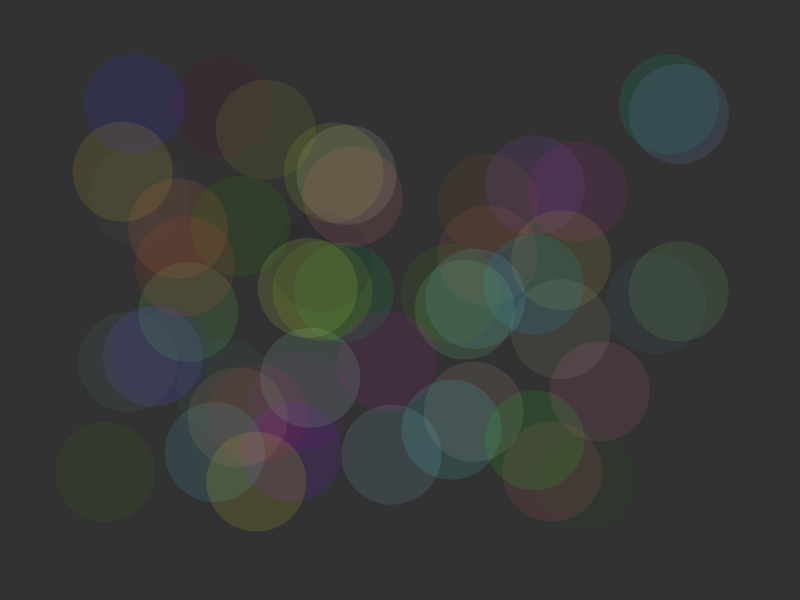
Frame 1 (no input)
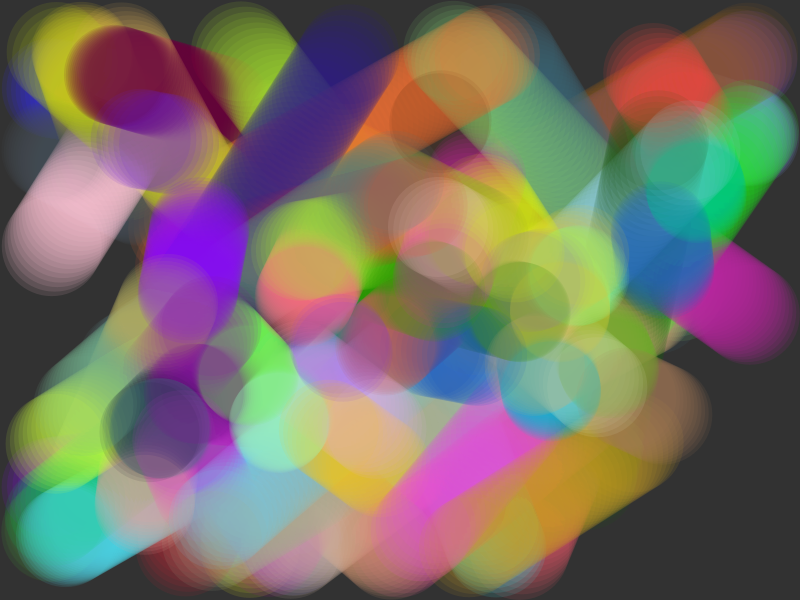
Frame 60 (the mouse pressed at the canvas centre just before this capture)
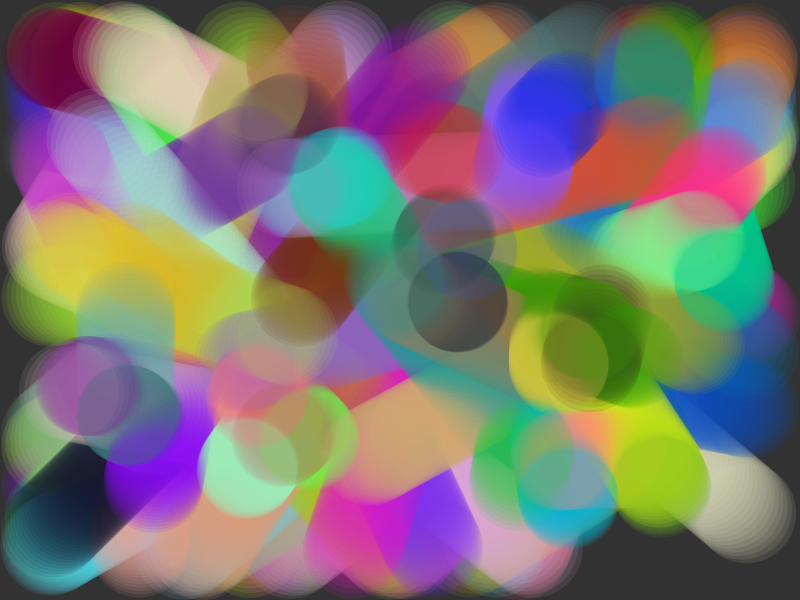
Frame 120 (the mouse held since frame 60 and released just before this capture)

The Processing sketch that drew these frames (run headless with seeded random() and noise(); from frame 60 on, the mouse is pressed at the canvas centre):

// Processing sketch: ClassParticle
// ── ClassParticle.pde
ArrayList <Particle> circs = new ArrayList <Particle>();

void setup() {
  size(800, 600);
  for (int i = 0; i < 50; i++) {
    circs.add(new Particle());
    circs.get(i).randomizeColor();
  }
  background(50);
}

void draw() {
  noStroke();
  for (int i = 0; i < 50; i++){
    circs.get(i).display();
    circs.get(i).move();
  }
}

// ── particle.pde
class Particle {
  PVector pos;
  PVector vel;
  color c;
  int s;

  Particle() {
    pos = new PVector(random(100, 700), random(100, 500));
    vel = new PVector(random(-6, 6), random(-6, 6));
    c = color(random(255), random(255), random(255), 30);
    s = 100;
  }

  void display() {
    fill(c);
    circle(pos.x, pos.y, s);
  }

  void move() {
    pos.x += vel.x;
    pos.y += vel.y;
    if (pos.x < s/2 || pos.x > width - (s/2) || pos.y < s/2 || pos.y > height - (s/2)) {
      pos = new PVector(random(100, 700), random(100, 500));
      vel = new PVector(random(-6, 6), random(-6, 6));
      s = 100;
      randomizeColor();
    }
  }
  void setColor (color newColor) {
    c = newColor;
  }
  
 void randomizeColor(){
   c = color(random(255), random(255), random(255), 30);
 }
}
